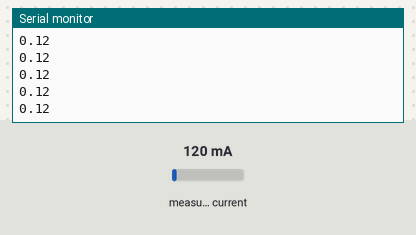
Bench run of a sketch on a simulated Arduino Uno, built with avr-gcc and run on an emulated ATmega328P. On the bench: the last lines printed to the serial monitor. The inputs (shaded band) are chosen by the test bench; at power-on: measured current 120 mA.

Above: at 1.2 s.
1.3 s: measured current set to 40 mA
At 1.57 s:
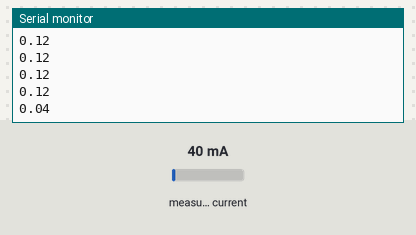
2.8 s: measured current set to 500 mA
At 2.82 s:
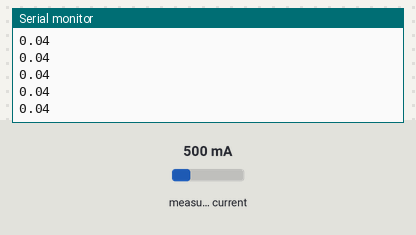
Timing chart, 0 to 5.8 s (numbered marks = the images above; inputs shaded):
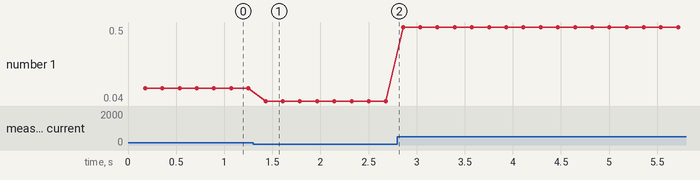

The sketch:

Current_Monitoring.ino
```cpp
#include "EmonLib.h"
// Include Emon Library
EnergyMonitor emon1;
// Create an instance
void setup()
{
  Serial.begin(115200);

  emon1.current(17, 3.0716);             // Current: input pin, calibration.
}

void loop()
{
double Irms = emon1.calcIrms(1480);  // Calculate Irms only
  Serial.println(Irms);             // Irms
}
```

Measured:
- after the input at 1.3 s, the serial monitor: prints a new line after 0.13 s (image 1)
- plotted number 1: 0.12 → 0.04 after the input at 1.3 s, 0.04 → 0.5 after the input at 2.8 s
